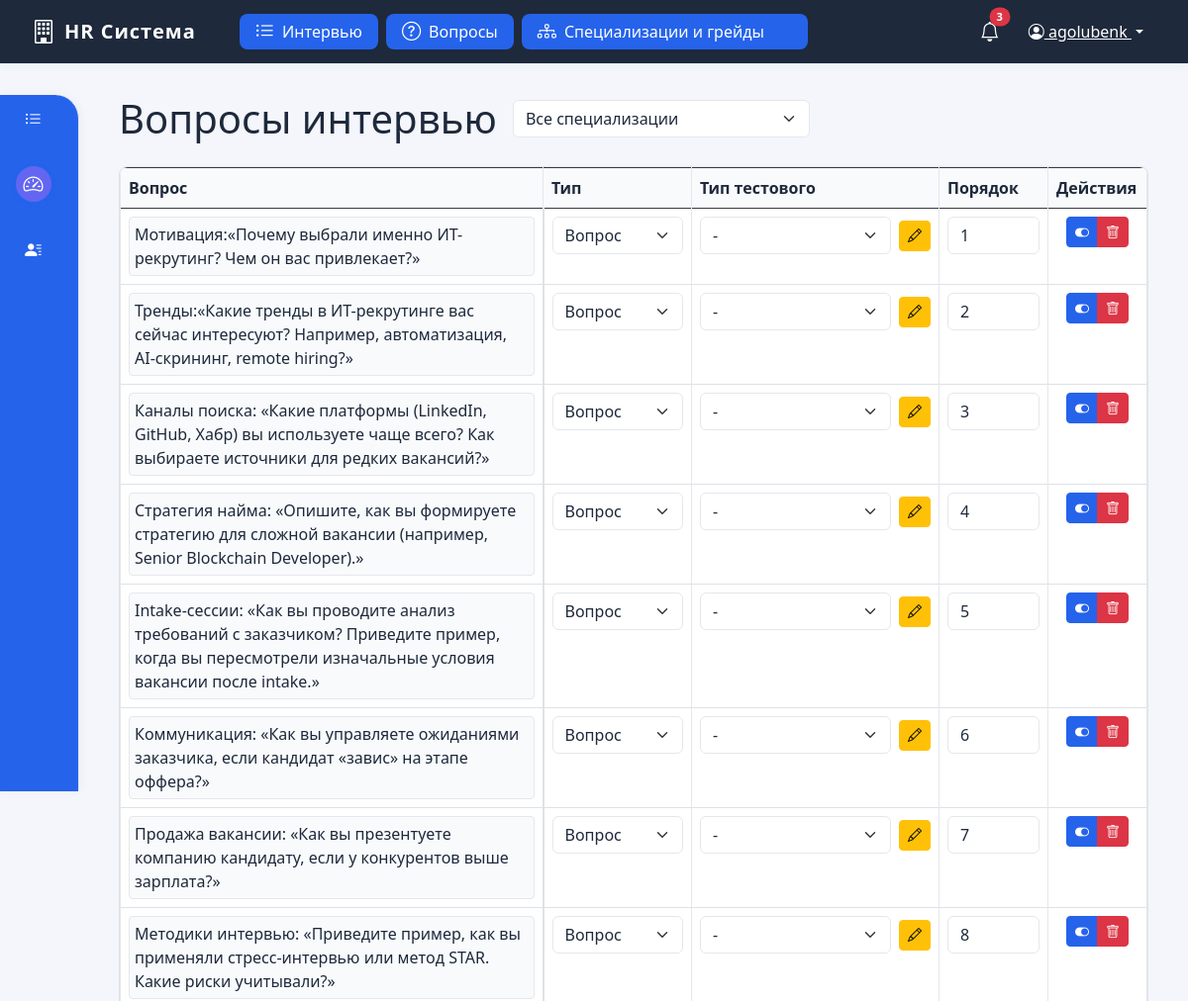
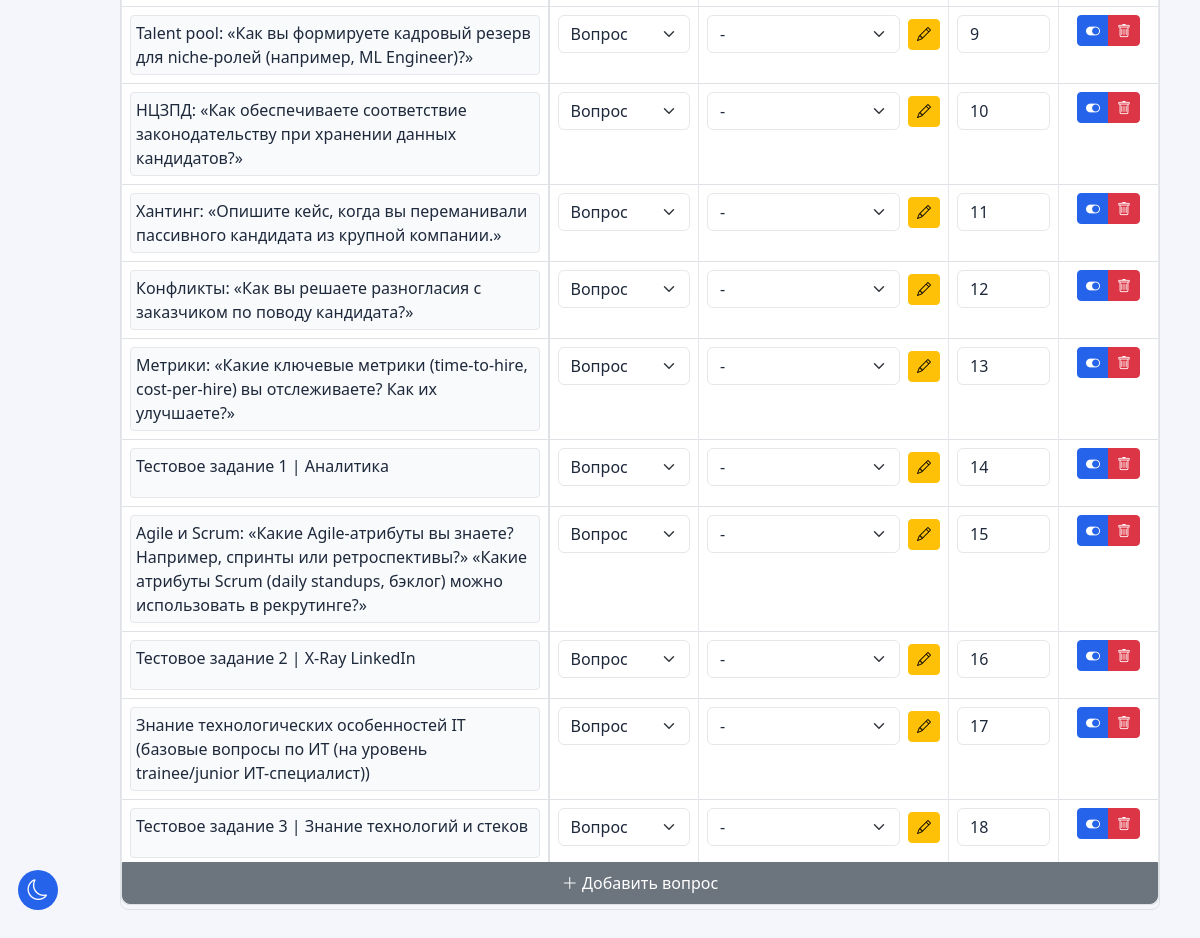
Screenshot of /questions/ (signed in) with the database file from the repository (2 pictures, top to bottom).
### positions/models.py (models this page shows, shortened)
class InterviewQuestion(models.Model):
    QUESTION_TYPES = [
        ('question', 'Вопрос'),
        ('test', 'Тестовое'),
    ]
    TEST_TYPES = [
        ('single_choice', 'Один ответ'),
        ('multiple_choice', 'Множественный ответ'),
        ('open_ended', 'Открытый вопрос'),
        ('drag_drop', 'Карточки (drag&drop)'),
    ]
    text = models.TextField(verbose_name='Текст вопроса')
    position = models.ForeignKey(Position, on_delete=models.CASCADE, verbose_name='Специализация')
    question_type = models.CharField(
        max_length=20,
        choices=QUESTION_TYPES,
        verbose_name='Тип вопроса',
        default='question'
    )
    test_type = models.CharField(
        max_length=20,
        choices=TEST_TYPES,
        verbose_name='Тип тестового',
        null=True,
        blank=True
    )
    order = models.IntegerField(verbose_name='Порядок', default=0)
    is_active = models.BooleanField(verbose_name='Активен', default=True)
    created_at = models.DateTimeField(verbose_name='Дата создания', auto_now_add=True)
    updated_at = models.DateTimeField(verbose_name='Дата обновления', auto_now=True)
    class Meta:
        verbose_name = 'Вопрос интервью'
        verbose_name_plural = 'Вопросы интервью'
        ordering = ['position__name', 'order']
        unique_together = ['text', 'position']

### positions/views.py (the view)
# urls.py: path('questions/', views.questions_list, name='questions'),
@login_required
def questions_list(request):
    positions = Position.objects.all()
    position_name = request.GET.get('position', '')
    if position_name:
        questions = InterviewQuestion.objects.filter(position__name=position_name)
    else:
        questions = InterviewQuestion.objects.all()
    question_types = InterviewQuestion.QUESTION_TYPES
    test_types = InterviewQuestion.TEST_TYPES
    context = {
        'positions': positions,
        'questions': questions,
        'selected_position': position_name,
        'question_types': question_types,
        'test_types': test_types
    }
    return render(request, 'positions/questions.html', context)

### templates/positions/questions.html (shortened to what this page needs)
{% extends 'positions/base.html' %}
{% block content %}
<div class="d-flex justify-content-between align-items-center mb-4">
    <div class="d-flex align-items-center">
        <h1 class="mb-0 me-3">Вопросы интервью</h1>
        <select class="form-select" id="positionSelect" style="width: 300px;">
            <option value="">Все специализации</option>
        </select>
    </div>
</div>
<div class="table-responsive">
    <div class="table-wrapper">
        <table class="table table-bordered" id="questionsTable">
            <thead class="table-dark">
                <tr>
                    <th class="sticky-header">Вопрос</th>
                    <th class="question-type-cell">Тип</th>
                    <th class="test-type-cell">Тип тестового</th>
                    <th class="order-cell">Порядок</th>
                    <th class="actions-cell">Действия</th>
                </tr>
            </thead>
            <tbody>
                {% for question in questions %}
                <tr data-question-id="{{ question.id }}">
                    <td class="sticky-column">
                        <div class="editable-cell"
                             data-field="text"
                             data-question-id="{{ question.id }}"
                             contenteditable="true">
                            {{ question.text }}
                        </div>
                    </td>
                    <td class="question-type-cell">
                        <select class="form-select" data-field="question_type">
                            {% for value, label in question_types %}
                            <option value="{{ value }}" {% if value == question.question_type %}selected{% endif %}>
                                {{ label }}
                            </option>
                            {% endfor %}
                        </select>
                    </td>
                    <td class="test-type-cell">
                        <div class="d-flex align-items-center">
                        <select class="form-select" data-field="test_type" {% if question.question_type != 'test' %}disabled{% endif %}>
                            <option value="">-</option>
                        </select>
                            <button type="button" class="btn btn-warning btn-sm ms-2 edit-test-type" data-bs-toggle="modal" data-bs-target="#testTypeModal">
                                <i class="bi bi-pencil"></i>
                            </button>
                        </div>
                    </td>
                    <td class="order-cell">
                        <input type="number" class="form-control"
                               data-field="order"
                               value="{{ question.order }}"
                               min="1">
                    </td>
                    <td class="actions-cell text-center">
                        <div class="btn-group">
                            <button type="button" class="btn btn-sm {% if question.is_active %}btn-primary{% else %}btn-secondary{% endif %} toggle-active"
                                    data-field="is_active"
                                    data-active="{{ question.is_active|lower }}">
                                <i class="bi {% if question.is_active %}bi-toggle-on{% else %}bi-toggle-off{% endif %}"></i>
                            </button>
                            <button type="button" class="btn btn-sm btn-danger delete-question">
                                <i class="bi bi-trash"></i>
                            </button>
                        </div>
                    </td>
                </tr>
                {% endfor %}
            </tbody>
        </table>
    </div>
    <div class="add-row-container mb-1" style="margin-top:-5px; margin-bottom: -10px;">
        <button type="button" class="btn btn-secondary" id="addNewRow">
            <i class="bi bi-plus-lg"></i> Добавить вопрос
        </button>
    </div>
</div>
{% endblock %}

### templates/positions/base.html (shortened to what this page needs)
<!DOCTYPE html>
<html lang="ru">
<head>
    <link href="https://cdn.jsdelivr.net/npm/bootstrap@5.3.0/dist/css/bootstrap.min.css" rel="stylesheet">
    <link href="https://cdn.jsdelivr.net/npm/bootstrap-icons@1.11.3/font/bootstrap-icons.css" rel="stylesheet">
</head>
<body>
    <nav class="sidebar d-flex flex-column" id="sidebar">
        <ul class="nav flex-column mb-2">
            <li class="nav-item">
                <a class="nav-link {% if request.resolver_match.url_name == 'interview_list' %}active{% endif %}" href="{% url 'positions:interview_list' %}">
                    <i class="bi bi-list-ul"></i> <span>Интервью</span>
                </a>
            </li>
            <li class="nav-item">
                <a class="nav-link {% if request.resolver_match.url_name == 'index' or request.resolver_match.url_name == 'grades' or request.resolver_match.url_name == 'positions' or request.resolver_match.url_name == 'parameters' or request.resolver_match.url_name == 'score_matrices' or request.resolver_match.url_name == 'questions' %}active{% endif %}" href="{% url 'positions:index' %}">
                    <i class="bi bi-speedometer2"></i> <span>Системы оценки</span>
                </a>
            </li>
            <li class="nav-item">
                <a class="nav-link {% if request.resolver_match.url_name == 'candidate_list' %}active{% endif %}" href="{% url 'positions:candidate_list' %}">
                    <i class="bi bi-person-lines-fill"></i> <span>Кандидаты</span>
                </a>
            </li>
        </ul>
    </nav>
    <a href="#" class="theme-toggle-fixed" title="Сменить тему">
        <i class="bi bi-moon"></i>
    </a>
    <div class="main">
        <div class="topbar">
            <div class="left">
                <div class="logo">
                    <i class="bi bi-building"></i>
                    <span>HR Система</span>
                </div>
                <nav class="topbar-nav d-flex align-items-center ms-4 gap-2 position-relative">
                    <a href="{% url 'positions:interview_list' %}" class="btn btn-light d-flex align-items-center gap-2 px-3 py-1 fw-medium">
                        <i class="bi bi-list-ul"></i>
                        <span>Интервью</span>
                    </a>
                    <a href="{% url 'positions:questions' %}" class="btn btn-light d-flex align-items-center gap-2 px-3 py-1 fw-medium">
                        <i class="bi bi-question-circle"></i>
                        <span>Вопросы</span>
                    </a>
                    <div class="custom-dropdown" id="specDropdown">
                        <a href="#" class="btn btn-light d-flex align-items-center gap-2 px-3 py-1 fw-medium dropdown-toggle-custom" id="specDropdownBtn">
                            <i class="bi bi-diagram-3"></i>
                            <span>Специализации и грейды</span>
                        </a>
                    </div>
                </nav>
            </div>
            <div class="d-flex align-items-center gap-3">
                <a href="#" class="text-decoration-none position-relative">
                    <i class="bi bi-bell fs-5"></i>
                    <span class="position-absolute top-0 start-100 translate-middle badge rounded-pill bg-danger" style="font-size:0.7rem;">3</span>
                </a>
                {% if user.is_authenticated %}
                <div class="user-dropdown dropdown">
                    <button class="btn btn-link dropdown-toggle" type="button" data-bs-toggle="dropdown">
                        <i class="bi bi-person-circle"></i> {{ user.username }}
                    </button>
                </div>
                {% endif %}
            </div>
        </div>
        <main class="main-content">
            {% block content %}{% endblock %}
        </main>
    </div>
</body>
</html>

### templates/positions/questions.html (style rules this page uses)
.table-responsive { position: relative; border-radius: 8px; border: 1px solid #dee2e6; }
.table-wrapper { overflow-x: auto; border-radius: 8px; }
.sticky-column { position: sticky; left: 0; background-color: #fff; z-index: 1; min-width: 300px; }
.sticky-header { position: sticky; left: 0; background-color: #212529; z-index: 2; }
.table-bordered .sticky-column { border-right: 2px solid #dee2e6; }
.add-row-container { position: sticky; left: 0; bottom: 0; background-color: #fff; border: 1px solid #dee2e6; border-top: none; z-index: 1; border-bottom-left-radius: 8px; border-bottom-right-radius: 8px; }
.add-row-container .btn { width: 100%; border-radius: 0 0 8px 8px; padding: 8px; }
.table { margin-bottom: 0; border-radius: 8px; }
.table thead th:first-child { border-top-left-radius: 8px; }
.table thead th:last-child { border-top-right-radius: 8px; }
.table th, .table td { min-width: 350px; }
.editable-cell { cursor: pointer; padding: 5px; border-radius: 4px; min-height: 50px; }
.question-type-cell { min-width: 150px !important; max-width: 150px !important; width: 150px !important; }
.test-type-cell { min-width: 250px !important; max-width: 250px !important; width: 250px !important; }
.order-cell { min-width: 110px !important; max-width: 110px !important; width: 110px !important; }
.actions-cell { min-width: 100px !important; max-width: 100px !important; width: 100px !important; }
h1 { color: var(--dropdown-text); }

### rows the page displays
InterviewQuestion: text "Мотивация:«Почему выбрали именно ИТ-рекрутинг? Чем он вас привлекает?»", question_type "Вопрос", order "1", is_active True (drawn)
InterviewQuestion: text "Тренды:«Какие тренды в ИТ-рекрутинге вас сейчас интересуют? Например, автоматизация, AI-скрининг, remote hiring?»", question_type "Вопрос", order "2", is_active True (drawn)
InterviewQuestion: text "Каналы поиска: «Какие платформы (LinkedIn, GitHub, Хабр) вы используете чаще всего? Как выбираете источники для редких вакансий?»", question_type "Вопрос", order "3", is_active True (drawn)
InterviewQuestion: text "Стратегия найма: «Опишите, как вы формируете стратегию для сложной вакансии (например, Senior Blockchain Developer).»", question_type "Вопрос", order "4", is_active True (drawn)
InterviewQuestion: text "Intake-сессии: «Как вы проводите анализ требований с заказчиком? Приведите пример, когда вы пересмотрели изначальные условия вакансии после intake.»", question_type "Вопрос", order "5", is_active True (drawn)
InterviewQuestion: text "Коммуникация: «Как вы управляете ожиданиями заказчика, если кандидат «завис» на этапе оффера?»", question_type "Вопрос", order "6", is_active True (drawn)
InterviewQuestion: text "Продажа вакансии: «Как вы презентуете компанию кандидату, если у конкурентов выше зарплата?»", question_type "Вопрос", order "7", is_active True (drawn)
InterviewQuestion: text "Методики интервью: «Приведите пример, как вы применяли стресс-интервью или метод STAR. Какие риски учитывали?»", question_type "Вопрос", order "8", is_active True (drawn)
InterviewQuestion: text "Talent pool: «Как вы формируете кадровый резерв для niche-ролей (например, ML Engineer)?»", question_type "Вопрос", order "9", is_active True (drawn)
InterviewQuestion: text "НЦЗПД: «Как обеспечиваете соответствие законодательству при хранении данных кандидатов?»", question_type "Вопрос", order "10", is_active True (drawn)
InterviewQuestion: text "Хантинг: «Опишите кейс, когда вы переманивали пассивного кандидата из крупной компании.»", question_type "Вопрос", order "11", is_active True (drawn)
InterviewQuestion: text "Конфликты: «Как вы решаете разногласия с заказчиком по поводу кандидата?»", question_type "Вопрос", order "12", is_active True (drawn)
InterviewQuestion: text "Метрики: «Какие ключевые метрики (time-to-hire, cost-per-hire) вы отслеживаете? Как их улучшаете?»", question_type "Вопрос", order "13", is_active True (drawn)
InterviewQuestion: text "Тестовое задание 1 | Аналитика", question_type "Вопрос", order "14", is_active True (drawn)
InterviewQuestion: text "Agile и Scrum: «Какие Agile-атрибуты вы знаете? Например, спринты или ретроспективы?» «Какие атрибуты Scrum (daily standups, бэклог) можно использовать в рекрутинге?»", question_type "Вопрос", order "15", is_active True (drawn)
InterviewQuestion: text "Тестовое задание 2 | X-Ray LinkedIn", question_type "Вопрос", order "16", is_active True (drawn)
InterviewQuestion: text "Знание технологических особенностей IT (базовые вопросы по ИТ (на уровень trainee/junior ИТ-специалист))", question_type "Вопрос", order "17", is_active True (drawn)
InterviewQuestion: text "Тестовое задание 3 | Знание технологий и стеков", question_type "Вопрос", order "18", is_active True (drawn)

### other values shown
{{ user.username }} "agolubenk"
